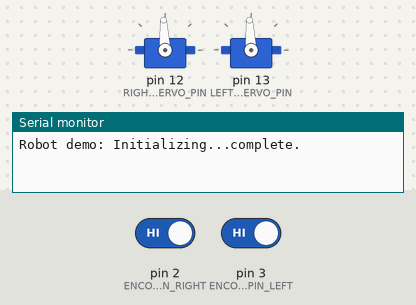
The sketch below on a simulated Arduino Uno, built with avr-gcc and run on an emulated ATmega328P. Parts: 2 × servo, the last lines printed to the serial monitor. The inputs (shaded band) are chosen by the test bench; at power-on: pin 2 (ENCODER_PIN_RIGHT) HIGH, pin 3 (ENCODER_PIN_LEFT) HIGH.

Above: at 0.12 s.
At 5.89 s:
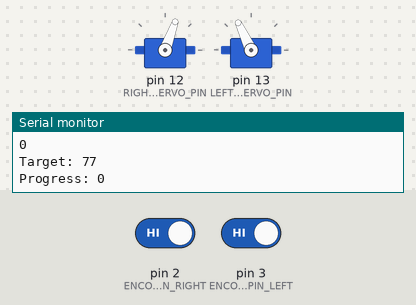
At 11.67 s:
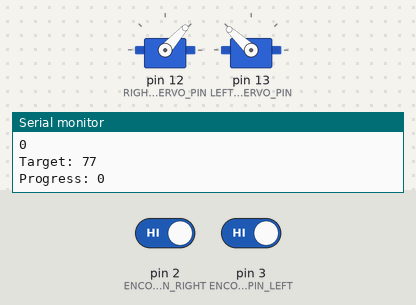
At 23.1 s:
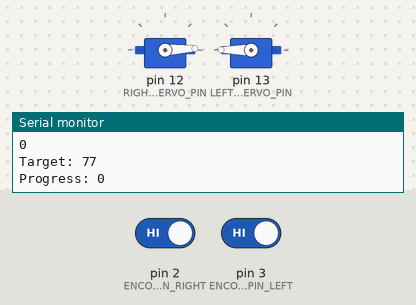
Timing chart, 0 to 25.6 s (numbered marks = the images above):
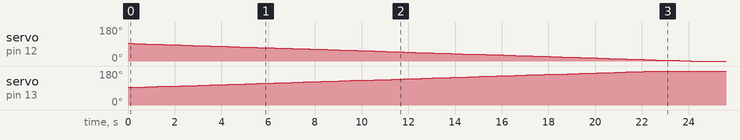

The sketch:

RobotEncoderDemo.ino
```cpp
/*
 * SRS Robot Demo (Arduino Uno + ShieldBot, the older version of the kit)
 * Demo using Parallax Boe-Bot Digital Encoder Kit for PID motion control
 * Wired as shown here https://www.parallax.com/sites/default/files/downloads/28107-Boe-Bot-Digital-Encoder-Product-Guide-v2.0.pdf
 * Details on interrupts here https://www.arduino.cc/reference/en/language/functions/external-interrupts/attachinterrupt/
 * Will Smith 2020
 */

#include "MotorControl.h"

// Timing for PID Velocity control
unsigned long msLoop = millis();

int lastLeftEncoderTicks = 0;
int lastRightEncoderTicks = 0;

int deltaLeftTicks = 0;
int deltaRightTicks = 0;


// base target speeds in ticks
//int leftSpeed 10
//int rightSpeed 10

void setup() {
  Serial.begin(115200);
  Serial.print("Robot demo: Initializing...");
  attachMotors();
  stopMotors();
  resetEncoders();
  Serial.println("complete.");
}


unsigned long reverseTimer = millis();

#define MS_INITIATE_REVERSE 5000

int targetSpeed = 5;
void loop() {

  // NOTE: If you are powering the robot over only USB (battery pack unplugged)
  // the encoders may brown out and you'll get weird interrupt behavior.
  // To test encoders, you may wish to power breadboard only (switch at 1)
  // and manually move the wheels, otherwise make sure the battery pack is plugged in
  // when you set the switch to 2.


  if ((millis() - msLoop) > 250) {
    calcTicksDelta();
    driveStraightMillimeters(500, deltaLeftTicks, deltaRightTicks);
    msLoop = millis();
  }


//  if ((millis() - msLoop) > 250) {
//    calcTicksDelta();
//    leftTargetSpeedTicks(targetSpeed, deltaLeftTicks);
//    rightTargetSpeedTicks(targetSpeed, deltaRightTicks);
//    msLoop = millis();
//  }
//
//  if (millis() - reverseTimer > MS_INITIATE_REVERSE) {
//    // Drive back and forth interestingly
//    if (targetSpeed > 0) {
//      targetSpeed = -5;
//    } else {
//      targetSpeed = 5;
//    }
//    reverseTimer = millis();
//  }

}

void calcTicksDelta() {
  deltaLeftTicks = leftEncoderTicks - lastLeftEncoderTicks;
  deltaRightTicks = rightEncoderTicks - lastRightEncoderTicks;

  Serial.println("Deltas: ");
  Serial.println(deltaLeftTicks);
  Serial.println(deltaRightTicks);

  lastLeftEncoderTicks = leftEncoderTicks;
  lastRightEncoderTicks = rightEncoderTicks;
}

void simpleTestLoop() {
  Serial.println("Moving Forward");
  testForward();
  delay(1000);
  stopMotors();
  printEncoderCounts();
  printDistance();
  delay(1000);

  Serial.println("Moving Back");
  testBack();
  delay(1000);
  stopMotors();
  printEncoderCounts();
  printDistance();
  delay(1000);
}
```

MotorControl.h
```cpp
#include <Servo.h>
#include "Odometry.h"

#define LEFT_MOTOR_SERVO_PIN 13
#define RIGHT_MOTOR_SERVO_PIN 12

// Servo rates for stop (adjust via potentiometer on the servo if moving slowly)
#define STOP_LEFT 1500
#define STOP_RIGHT 1500

// Encoders wired to these pins
#define ENCODER_PIN_LEFT 3
#define ENCODER_PIN_RIGHT 2

// Full speed clockwise = 1.3 ms pulses
// Max speed is +/- 1300 (added to microseconds)
#define MAX_SPEED 200
#define MED_SPEED 50
#define SLOW_SPEED 25
#define MIN_SPEED 15

Servo leftServo;
Servo rightServo;

// Encoder counters
volatile int leftMotorDir = 1; // 1 = forward, -1 = reverse
volatile int leftEncoderTicks = 0; // could be long, for long distance missions?
volatile int rightMotorDir = 1;
volatile int rightEncoderTicks = 0;

// Current motor speeds
#define SPEED_DELTA 10
int leftMotorSpeed = 0;
int rightMotorSpeed = 0;

// --- INTERRUPT HANDLERS ---

void leftCounter() {
  // Called by interrrupt handler
  leftEncoderTicks += leftMotorDir;
}

void rightCounter() {
  // Called by interrrupt handler
    rightEncoderTicks += rightMotorDir;
}


// --- SETUP ROUTINES ---

void resetEncoders() {
  leftEncoderTicks = 0;
  rightEncoderTicks = 0;
}

void attachMotors() {
  rightServo.attach(RIGHT_MOTOR_SERVO_PIN);
  leftServo.attach(LEFT_MOTOR_SERVO_PIN);
  pinMode(ENCODER_PIN_LEFT, INPUT);
  pinMode(ENCODER_PIN_RIGHT, INPUT);
  attachInterrupt(digitalPinToInterrupt(ENCODER_PIN_LEFT), leftCounter, RISING);
  attachInterrupt(digitalPinToInterrupt(ENCODER_PIN_RIGHT), rightCounter, RISING);
  resetEncoders();
}


// --- DEBUG / INFO ROUTINES ---

void printEncoderCounts() {
  Serial.print("Left counter ");
  Serial.println(leftEncoderTicks);
  Serial.print("Right counter ");
  Serial.println(rightEncoderTicks);
}

void printDistance() {
  Serial.print("Left distance (mm) ");
  Serial.println(getDistanceMm(leftEncoderTicks));
  Serial.print("Right distance (mm) ");
  Serial.println(getDistanceMm(rightEncoderTicks));

}

// --- MOVEMENT COMMANDS ---

void stopMotors() {
  leftServo.writeMicroseconds(STOP_LEFT);
  rightServo.writeMicroseconds(STOP_RIGHT);
}

void leftSpeed(int speed) {
  leftMotorDir = speed > 0 ? 1 : -1; // set motor direction for interrupt encoder counter
  leftServo.writeMicroseconds(STOP_LEFT + speed);
}

void rightSpeed(int speed) {
  rightMotorDir = speed > 0 ? 1 : -1;
  rightServo.writeMicroseconds(STOP_RIGHT - speed);  // inverse of left
}


void leftTargetSpeedTicks(int desired, int current) {
  // This is basically simple P control
  if (desired > current) {
    leftMotorSpeed += SPEED_DELTA;
  } else if (desired < current) {
    leftMotorSpeed -= SPEED_DELTA;
  } // else, stable speed is reached.
  leftSpeed(leftMotorSpeed);
}

void rightTargetSpeedTicks(int desired, int current) {
  if (desired > current) {
    rightMotorSpeed += SPEED_DELTA;
  } else if (desired < current) {
    rightMotorSpeed -= SPEED_DELTA;
  }
  // Else... stable.
  rightSpeed(rightMotorSpeed);
}

void driveStraightMillimeters(float targetMm, int deltaLeft, int deltaRight) {
  // NOTE: Generally, reset encoders before issuing this command
  // Use left encoder as "master" value
  int target = int(targetMm / distancePerTickMm); // from odometry
  if (leftEncoderTicks < target) {
    // TODO adjust track dynamically
    int ticksRemaining = target - leftEncoderTicks;
    // Slow down when we get closer
    leftTargetSpeedTicks(ticksRemaining > 25 ? 5 : 1, deltaLeft);
    rightTargetSpeedTicks(ticksRemaining > 25 ? 5 : 1, deltaRight);
    Serial.print("Target: ");
    Serial.println(target);
    Serial.print("Progress: ");
    Serial.println(leftEncoderTicks);
  }

  if (leftEncoderTicks >= target && leftSpeed > 0) {
    Serial.println("GOAL REACHED.");
    stopMotors();
  }
}

void testForward() {
  leftSpeed(MAX_SPEED);
  rightSpeed(MAX_SPEED);
}

void testBack() {
  leftSpeed(-MAX_SPEED);
  rightSpeed(-MAX_SPEED);
}
```

Odometry.h
```cpp
#define TICKS_PER_REVOLUTION 32.0
#define WHEEL_DIAMETER_MM 66.0
#define WHEEL_CIRC WHEEL_DIAMETER_MM * M_PI

const float wheelCircMm = M_PI * WHEEL_DIAMETER_MM;
const float distancePerTickMm = wheelCircMm / TICKS_PER_REVOLUTION;

float getDistanceMm(long int encoder_ticks) {
  return distancePerTickMm * encoder_ticks;
}
```

Measured:
- by itself, servo on pin 12 (RIGHT_MOTOR_SERVO_PIN): moves from 93° to 0° over 23.8 s
- by itself, servo on pin 13 (LEFT_MOTOR_SERVO_PIN): moves from 93° to 180° over 22.3 s
